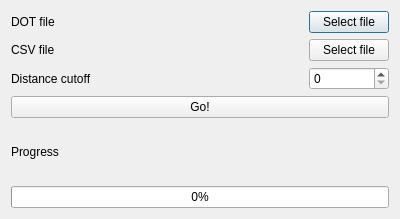
<?xml version="1.0" encoding="UTF-8"?>
<ui version="4.0">
 <class>VideoProcessor</class>
 <widget class="QDialog" name="VideoProcessor">
  <property name="geometry">
   <rect>
    <x>0</x>
    <y>0</y>
    <width>400</width>
    <height>219</height>
   </rect>
  </property>
  <property name="windowTitle">
   <string>Dialog</string>
  </property>
  <layout class="QGridLayout" name="gridLayout_2">
   <item row="2" column="0">
    <layout class="QGridLayout" name="gridLayout">
     <item row="5" column="0" colspan="2">
      <widget class="QProgressBar" name="progressBar">
       <property name="sizePolicy">
        <sizepolicy hsizetype="Expanding" vsizetype="Fixed">
         <horstretch>0</horstretch>
         <verstretch>0</verstretch>
        </sizepolicy>
       </property>
       <property name="value">
        <number>0</number>
       </property>
      </widget>
     </item>
     <item row="0" column="1">
      <widget class="QPushButton" name="pickDOT">
       <property name="sizePolicy">
        <sizepolicy hsizetype="Fixed" vsizetype="Fixed">
         <horstretch>0</horstretch>
         <verstretch>0</verstretch>
        </sizepolicy>
       </property>
       <property name="text">
        <string>Select file</string>
       </property>
      </widget>
     </item>
     <item row="1" column="1">
      <widget class="QPushButton" name="pickCSV">
       <property name="sizePolicy">
        <sizepolicy hsizetype="Fixed" vsizetype="Fixed">
         <horstretch>0</horstretch>
         <verstretch>0</verstretch>
        </sizepolicy>
       </property>
       <property name="text">
        <string>Select file</string>
       </property>
      </widget>
     </item>
     <item row="1" column="0">
      <widget class="QLabel" name="csvFileLabel">
       <property name="text">
        <string>CSV file</string>
       </property>
      </widget>
     </item>
     <item row="0" column="0">
      <widget class="QLabel" name="dotFileLabel">
       <property name="text">
        <string>DOT file</string>
       </property>
      </widget>
     </item>
     <item row="4" column="0">
      <widget class="QLabel" name="label_3">
       <property name="text">
        <string>Progress</string>
       </property>
      </widget>
     </item>
     <item row="3" column="0" colspan="2">
      <widget class="QPushButton" name="goButton">
       <property name="text">
        <string>Go!</string>
       </property>
      </widget>
     </item>
     <item row="2" column="0">
      <widget class="QLabel" name="label">
       <property name="toolTip">
        <string>0 is no cutoff</string>
       </property>
       <property name="text">
        <string>Distance cutoff</string>
       </property>
      </widget>
     </item>
     <item row="2" column="1">
      <widget class="QSpinBox" name="spinBox">
       <property name="sizePolicy">
        <sizepolicy hsizetype="Preferred" vsizetype="Fixed">
         <horstretch>0</horstretch>
         <verstretch>0</verstretch>
        </sizepolicy>
       </property>
       <property name="maximum">
        <number>500000</number>
       </property>
      </widget>
     </item>
    </layout>
   </item>
  </layout>
 </widget>
 <resources/>
 <connections>
  <connection>
   <sender>VideoProcessor</sender>
   <signal>finished(int)</signal>
   <receiver>VideoProcessor</receiver>
   <slot>deleteLater()</slot>
   <hints>
    <hint type="sourcelabel">
     <x>199</x>
     <y>83</y>
    </hint>
    <hint type="destinationlabel">
     <x>199</x>
     <y>83</y>
    </hint>
   </hints>
  </connection>
 </connections>
</ui>
